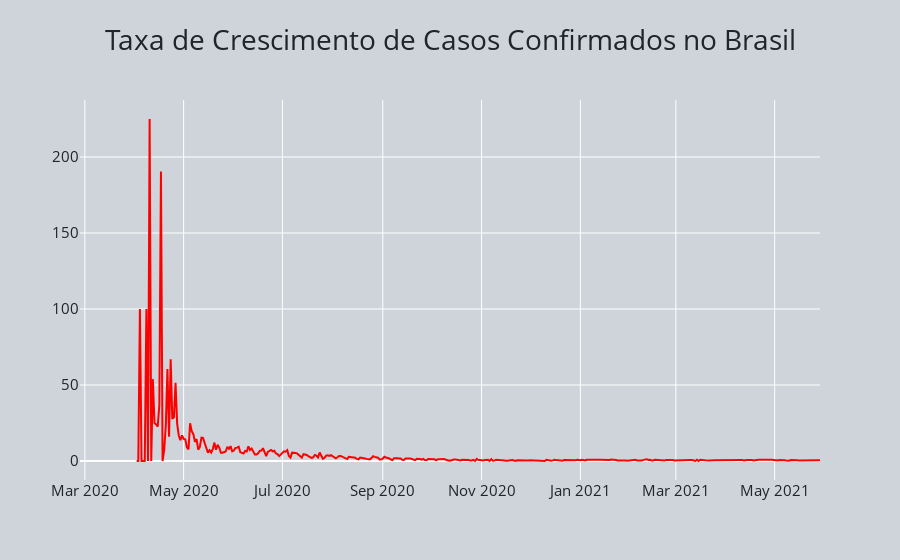

Notebook code cell kept with this figure:
### Code cell
#Gráfico - Taxa de crescimento de casos confirmados

primeiro_dia = brasil.Data.loc[brasil.Contagem > 0].min()

fig = go.Figure()
fig.add_trace(
    go.Scatter(x=pd.date_range(primeiro_dia, brasil.Data.max())[1:], y=tx_dia, name='TaxaCrescimento', mode= "lines", 
              line=dict(color='red'))
)
fig.update_layout(title='Taxa de Crescimento de Casos Confirmados no Brasil', title_x=0.5,
                 paper_bgcolor='rgb(206, 212, 218)',
                 plot_bgcolor='rgba(0,0,0,0)',
                 font_color='rgb(33, 37, 41)',
                 title_font_size=28,
                 yaxis = dict(tickfont = dict(size=15)),
                 xaxis = dict(tickfont = dict(size=15)))
fig.show()

### Figure 1 — Plotly figure (JSON) as saved in the notebook; plotly's stock layout.template omitted (floating-point values rounded to 4 significant figures; data arrays with more than 128 entries replaced by an {"elided": "..."} marker saying what was removed)
{"data": [{"line": {"color": "red"}, "mode": "lines", "name": "TaxaCrescimento", "type": "scatter", "x": {"elided": "458 str values"}, "y": {"elided": "458 float values"}}], "layout": {"autosize": true, "font": {"color": "rgb(33, 37, 41)"}, "paper_bgcolor": "rgb(206, 212, 218)", "plot_bgcolor": "rgba(0, 0, 0, 0)", "title": {"font": {"size": 28}, "text": "Taxa de Crescimento de Casos Confirmados no Brasil", "x": 0.5}, "xaxis": {"autorange": true, "range": ["2020-02-27", "2021-05-29"], "tickfont": {"size": 15}, "type": "date"}, "yaxis": {"autorange": true, "range": [-12.5, 237.5], "tickfont": {"size": 15}, "type": "linear"}}}
